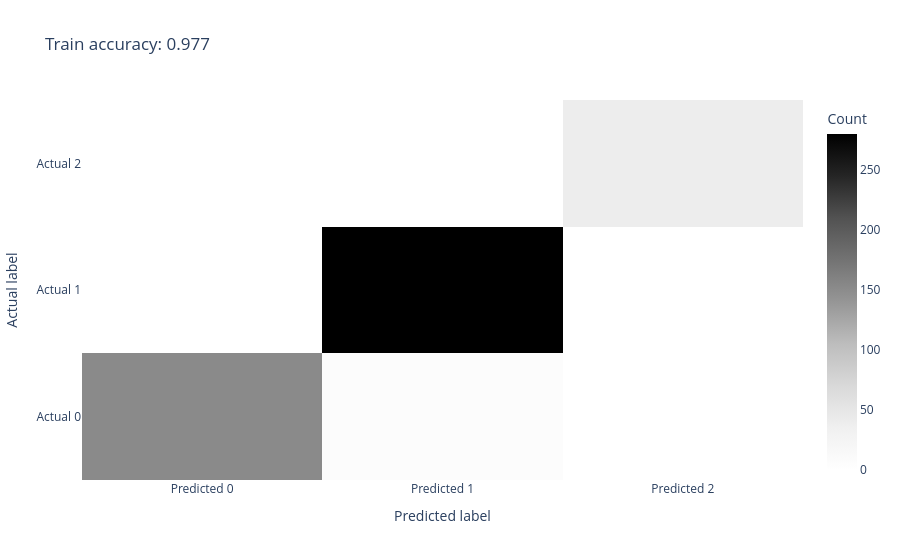

Source (notebook cell):
### Code cell
acc, preds, truth = calc_accuracy(model, train_loader)
build_confusion(preds, truth, f'Train accuracy: {acc:.3f}')

### Figure 1 — Plotly figure (JSON) as saved in the notebook; plotly's stock layout.template omitted (floating-point values rounded to 4 significant figures)
{"data": [{"colorbar": {"title": {"text": "Count"}}, "colorscale": [[0, "rgb(255,255,255)"], [0.125, "rgb(240,240,240)"], [0.25, "rgb(217,217,217)"], [0.375, "rgb(189,189,189)"], [0.5, "rgb(150,150,150)"], [0.625, "rgb(115,115,115)"], [0.75, "rgb(82,82,82)"], [0.875, "rgb(37,37,37)"], [1, "rgb(0,0,0)"]], "type": "heatmap", "x": ["Predicted 0", "Predicted 1", "Predicted 2"], "y": ["Actual 0", "Actual 1", "Actual 2"], "z": [[152, 8, 1], [1, 280, 1], [0, 0, 40]]}], "layout": {"title": {"text": "Train accuracy: 0.977"}, "xaxis": {"title": {"text": "Predicted label"}}, "yaxis": {"title": {"text": "Actual label"}}}}
